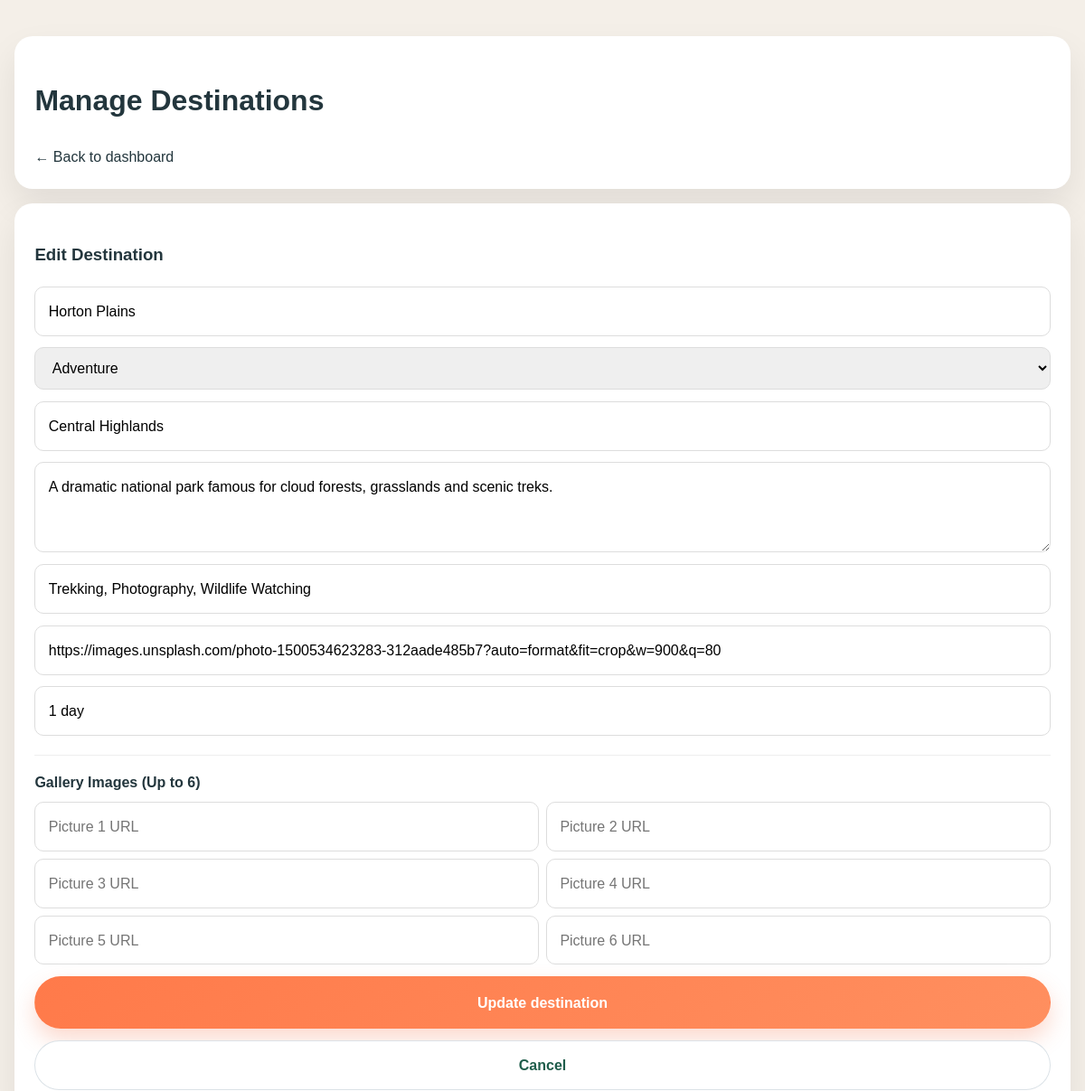
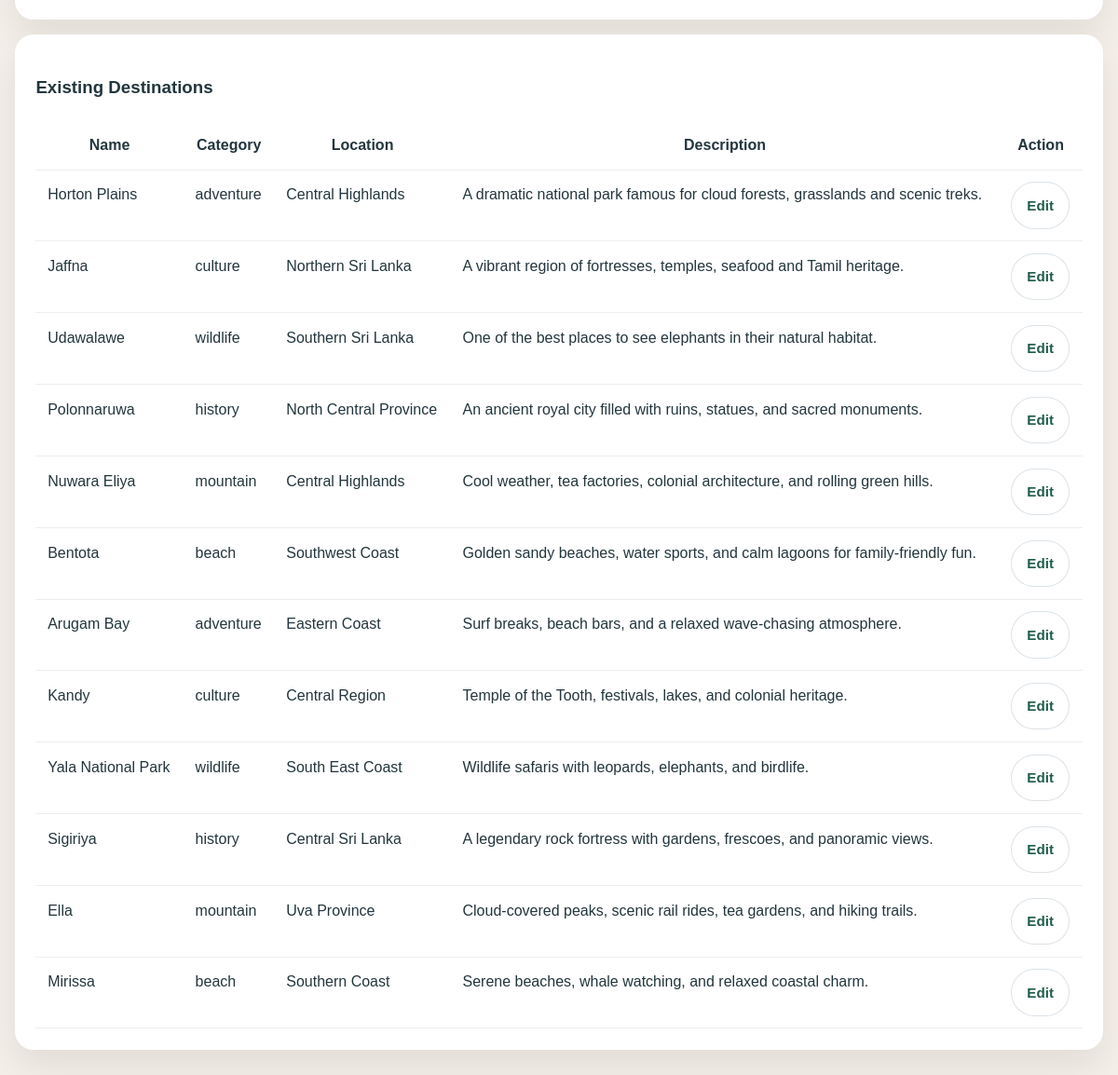
The app's page /admin/manage_destinations.php?edit_id=12 (signed in) with its own data (2 pictures, top to bottom).
### tables this page shows
CREATE TABLE IF NOT EXISTS destinations (
  id INT AUTO_INCREMENT PRIMARY KEY,
  name VARCHAR(150) NOT NULL,
  category VARCHAR(50) NOT NULL,
  location VARCHAR(150) NOT NULL,
  description TEXT NOT NULL,
  activities VARCHAR(255) NOT NULL,
  image_url TEXT NOT NULL,
  duration VARCHAR(50) NOT NULL,
  gallery_urls TEXT DEFAULT NULL,
  created_at TIMESTAMP DEFAULT CURRENT_TIMESTAMP
);

### admin/manage_destinations.php (the view, shortened to what this page needs)
<?php
require '../config/database.php';
$edit_id = isset($_GET['edit_id']) ? (int)$_GET['edit_id'] : 0;
$edit_dest = null;
if ($edit_id > 0) {
    $stmt = $conn->prepare('SELECT * FROM destinations WHERE id=?');
    $stmt->bind_param('i', $edit_id);
    $stmt->execute();
    $res = $stmt->get_result();
    if ($res && $res->num_rows > 0) {
        $edit_dest = $res->fetch_assoc();
    }
}
$stmt = $conn->prepare('SELECT * FROM destinations ORDER BY id DESC');
$stmt->execute();
$result = $stmt->get_result();
?>
<!DOCTYPE html>
<html lang="en">
<head>
    <link rel="stylesheet" href="../assets/styles.css" />
</head>
<body>
    <div class="admin-wrap">
        <div class="panel">
            <h1>Manage Destinations</h1>
            <a href="dashboard.php">← Back to dashboard</a>
        </div>
        <div class="panel">
            <h3><?php echo $edit_dest ? 'Edit Destination' : 'Add New Destination'; ?></h3>
            <form method="post" action="manage_destinations.php">
                <input type="text" name="name" placeholder="Destination name" required value="<?php echo $edit_dest ? htmlspecialchars($edit_dest['name']) : ''; ?>" />
                <select name="category">
                    <?php
                    $categories = ['beach' => 'Beach', 'mountain' => 'Mountain', 'wildlife' => 'Wildlife', 'culture' => 'Culture', 'adventure' => 'Adventure', 'history' => 'Historical Place'];
                    foreach ($categories as $val => $label) {
                        $sel = ($edit_dest && $edit_dest['category'] === $val) ? 'selected' : '';
                        echo "<option value=\"$val\" $sel>$label</option>";
                    }
                    ?>
                </select>
                <input type="text" name="location" placeholder="Location" required value="<?php echo $edit_dest ? htmlspecialchars($edit_dest['location']) : ''; ?>" />
                <textarea name="description" placeholder="Description" required><?php echo $edit_dest ? htmlspecialchars($edit_dest['description']) : ''; ?></textarea>
                <input type="text" name="activities" placeholder="Activities" required value="<?php echo $edit_dest ? htmlspecialchars($edit_dest['activities']) : ''; ?>" />
                <input type="text" name="image_url" placeholder="Main Image URL" required value="<?php echo $edit_dest ? htmlspecialchars($edit_dest['image_url']) : ''; ?>" />
                <input type="text" name="duration" placeholder="Suggested duration" required value="<?php echo $edit_dest ? htmlspecialchars($edit_dest['duration']) : ''; ?>" />
                <div style="border-top:1px solid #eee; padding-top:1rem; margin-top:0.5rem;">
                    <strong>Gallery Images (Up to 6)</strong>
                    <div style="display:grid; grid-template-columns:1fr 1fr; gap:0.5rem; margin-top:0.5rem;">
                        <?php
                        $existing_galleries = [];
                        for ($i = 1; $i <= 6; $i++) {
                            $val = isset($existing_galleries[$i-1]) ? htmlspecialchars($existing_galleries[$i-1]) : '';
                            echo '<input type="text" name="gallery_'.$i.'" placeholder="Picture '.$i.' URL" value="'.$val.'" />';
                        }
                        ?>
                    </div>
                </div>
                <button class="btn btn-primary" type="submit"><?php echo $edit_dest ? 'Update destination' : 'Save destination'; ?></button>
                <?php if ($edit_dest) { ?>
                    <a href="manage_destinations.php" class="btn btn-secondary" style="text-align:center; padding: 0.8rem;">Cancel</a>
                <?php } ?>
            </form>
        </div>
        <div class="panel">
            <h3>Existing Destinations</h3>
            <table>
                <thead>
                    <tr><th>Name</th><th>Category</th><th>Location</th><th>Description</th><th>Action</th></tr>
                </thead>
                <tbody>
                    <?php while ($row = $result->fetch_assoc()) { ?>
                        <tr>
                            <td><?php echo htmlspecialchars($row['name']); ?></td>
                            <td><?php echo htmlspecialchars($row['category']); ?></td>
                            <td><?php echo htmlspecialchars($row['location']); ?></td>
                            <td><?php echo htmlspecialchars($row['description']); ?></td>
                            <td><a href="manage_destinations.php?edit_id=<?php echo $row['id']; ?>" class="btn btn-small btn-secondary">Edit</a></td>
                        </tr>
                    <?php } ?>
                </tbody>
            </table>
        </div>
    </div>
</body>
</html>

### assets/styles.css (style rules this page uses)
:root { --primary: #1f5d4b; --primary-dark: #144134; --accent: #ff7a4a; --accent-soft: #ffe1cc; --gold: #f2b44f; --text: #23363d; --muted: #64707d; --surface: #f7f1e8; --border: rgba(31, 93, 75, 0.14); --shadow: 0 18px 45px rgba(31, 93, 75, 0.12); --radius: 24px; }
* { box-sizing: border-box; }
html { scroll-behavior: smooth; }
body { margin: 0; font-family: 'Inter', sans-serif; color: var(--text); background: #fdfcf9; line-height: 1.7; }
a { color: inherit; text-decoration: none; }
button, input, select, textarea { font: inherit; }
.btn { display: inline-flex; align-items: center; justify-content: center; gap: 0.4rem; padding: 0.9rem 1.4rem; border-radius: 999px; font-weight: 700; border: 1px solid transparent; transition: transform 0.2s ease, box-shadow 0.2s ease, background 0.2s ease; }
.btn-primary { background: linear-gradient(135deg, var(--accent), #ff8f5f); color: white; box-shadow: 0 12px 24px rgba(242, 107, 65, 0.25); }
.btn-secondary { background: white; color: var(--primary); border-color: rgba(31, 76, 107, 0.16); }
.btn-small { padding: 0.7rem 1rem; font-size: 0.95rem; }

### admin/manage_destinations.php (style rules this page uses)
body { background: #f4efe8; font-family: Arial, sans-serif; }
.admin-wrap { max-width: 1200px; margin: 40px auto; padding: 0 1rem 2rem; }
.panel { background: white; padding: 1.4rem; border-radius: 20px; box-shadow: 0 18px 38px rgba(0,0,0,0.08); margin-bottom: 1rem; }
form { display: grid; gap: 0.8rem; }
input, textarea, select { padding: 0.8rem 0.9rem; border: 1px solid #ddd; border-radius: 10px; }
textarea { min-height: 100px; }
table { width: 100%; border-collapse: collapse; background: white; }
th, td { padding: 0.8rem; border-bottom: 1px solid #eee; vertical-align: top; }

### records on screen
destinations: name "Horton Plains", location "Central Highlands", description "A dramatic national park famous for cloud forests, grasslands and scenic treks.", activities "Trekking, Photography, Wildlife Watching", image_url "https://images.unsplash.com/photo-1500534623283-312aade485b7?auto=format&fit=crop&w=900&q=80", duration "1 day", category "adventure"
destinations: name "Jaffna", category "culture", location "Northern Sri Lanka", description "A vibrant region of fortresses, temples, seafood and Tamil heritage."
destinations: name "Udawalawe", category "wildlife", location "Southern Sri Lanka", description "One of the best places to see elephants in their natural habitat."
destinations: name "Polonnaruwa", category "history", location "North Central Province", description "An ancient royal city filled with ruins, statues, and sacred monuments."
destinations: name "Nuwara Eliya", category "mountain", location "Central Highlands", description "Cool weather, tea factories, colonial architecture, and rolling green hills."
destinations: name "Bentota", category "beach", location "Southwest Coast", description "Golden sandy beaches, water sports, and calm lagoons for family-friendly fun."
destinations: name "Arugam Bay", category "adventure", location "Eastern Coast", description "Surf breaks, beach bars, and a relaxed wave-chasing atmosphere."
destinations: name "Kandy", category "culture", location "Central Region", description "Temple of the Tooth, festivals, lakes, and colonial heritage."
destinations: name "Yala National Park", category "wildlife", location "South East Coast", description "Wildlife safaris with leopards, elephants, and birdlife."
destinations: name "Sigiriya", category "history", location "Central Sri Lanka", description "A legendary rock fortress with gardens, frescoes, and panoramic views."
destinations: name "Ella", category "mountain", location "Uva Province", description "Cloud-covered peaks, scenic rail rides, tea gardens, and hiking trails."
destinations: name "Mirissa", category "beach", location "Southern Coast", description "Serene beaches, whale watching, and relaxed coastal charm."

### other values on screen
form field category "Adventure"
